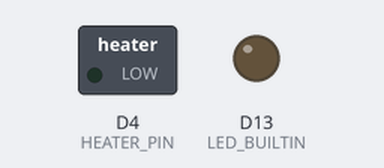
A program run on a simulated STM32 Nucleo. Shown: switched loads named in the program (green lamp = pin HIGH), output pins drawn as LEDs (lit = HIGH).

Above: at 0.5 s.
At 20.1 s:
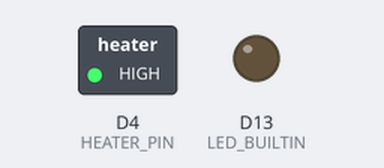
At 29.11 s:
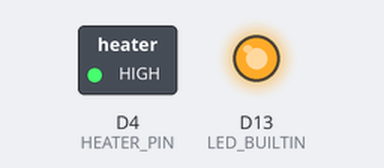
At 38.3 s:
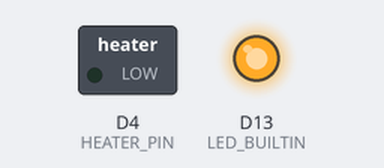
Timing chart, 0 to 39.0 s (numbered marks = the images above):
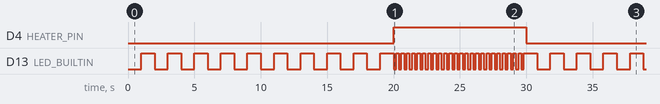

Measured:
- by itself, D4 (HEATER_PIN): alternates HIGH for 10.0 s and LOW for 20.0 s
- by itself, D13 (LED_BUILTIN): moves between LOW and HIGH, repeating every 30.0 s

The program:

main.cpp
```cpp
#include <Arduino.h>

const int HEATER_PIN = D4;              // heater on D4

const unsigned long ON_TIME  = 10000;   // heater on for 10 s
const unsigned long OFF_TIME = 20000;   // heater off for 20 s

const unsigned long BLINK_FAST = 200;   // LED toggle rate when heater ON
const unsigned long BLINK_SLOW = 1000;  // LED toggle rate when heater OFF

bool heaterOn = false;
bool ledState = false;
unsigned long heaterTimer = 0;
unsigned long ledTimer = 0;

void setup() {
  digitalWrite(HEATER_PIN, LOW);        // start with heater off
  pinMode(HEATER_PIN, OUTPUT);
  pinMode(LED_BUILTIN, OUTPUT);
  heaterTimer = millis();
}

void loop() {
  unsigned long now = millis();

  // ---- Heater cycle ----
  if (heaterOn && now - heaterTimer >= ON_TIME) {
    heaterOn = false;
    digitalWrite(HEATER_PIN, LOW);
    heaterTimer = now;
  }
  else if (!heaterOn && now - heaterTimer >= OFF_TIME) {
    heaterOn = true;
    digitalWrite(HEATER_PIN, HIGH);
    heaterTimer = now;
  }

  // ---- LED blink ----
  unsigned long blinkRate = heaterOn ? BLINK_FAST : BLINK_SLOW;
  if (now - ledTimer >= blinkRate) {
    ledState = !ledState;
    digitalWrite(LED_BUILTIN, ledState);
    ledTimer = now;
  }
}
```
